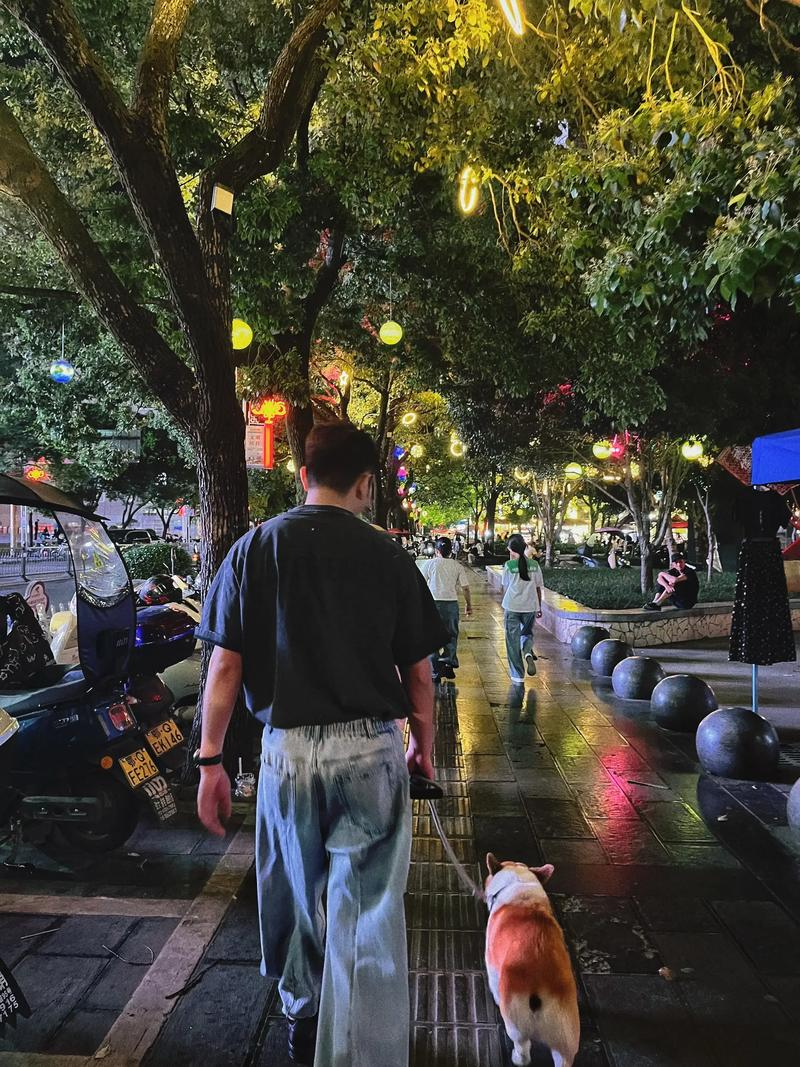
//> input picture assets/img.jpeg, 800 x 1067 px
$ ./main   (built with g++ and OpenCV 4)
//> lines starting //> are read from the running program, lines starting //| are printed output that depends on the picture
### 03_opencv_preprocess/preprocess.hpp
#pragma once

#include <opencv2/core.hpp>

#include <vector>

struct LetterboxInfo {
    int original_width = 0;
    int original_height = 0;
    int input_width = 0;
    int input_height = 0;
    int resized_width = 0;
    int resized_height = 0;
    int pad_left = 0;
    int pad_top = 0;
    int pad_right = 0;
    int pad_bottom = 0;
    float scale = 1.0F;
};

struct BatchPreprocessResult {
    std::vector<float> input_tensor;
    std::vector<LetterboxInfo> letterbox_infos;
    int batch_size = 0;
    int channels = 3;
    int height = 0;
    int width = 0;
};

cv::Mat letterbox_image(const cv::Mat& bgr_image, cv::Size input_size, LetterboxInfo& info);

BatchPreprocessResult preprocess_batch_to_nchw(const std::vector<cv::Mat>& bgr_images,
                                               cv::Size input_size);

cv::Rect2f map_box_to_original_image(const cv::Rect2f& box_in_letterbox,
                                     const LetterboxInfo& info);

### 03_opencv_preprocess/preprocess.cpp
#include "preprocess.hpp"

#include <opencv2/imgproc.hpp>

#include <algorithm>
#include <cmath>
#include <stdexcept>

namespace {

constexpr float kInv255 = 1.0F / 255.0F;
const cv::Scalar kLetterboxColor(114, 114, 114);

void append_nchw_rgb_float(const cv::Mat& letterboxed_bgr,
                           std::vector<float>& output,
                           int batch_index,
                           int batch_size) {
    if (letterboxed_bgr.empty() || letterboxed_bgr.channels() != 3) {
        throw std::runtime_error("append_nchw_rgb_float expects a non-empty 3-channel image.");
    }

    const int height = letterboxed_bgr.rows;
    const int width = letterboxed_bgr.cols;
    const int image_stride = 3 * height * width;
    const int batch_offset = batch_index * image_stride;

    (void)batch_size;

    for (int y = 0; y < height; ++y) {
        for (int x = 0; x < width; ++x) {
            const cv::Vec3b bgr = letterboxed_bgr.at<cv::Vec3b>(y, x);
            const int hw_index = y * width + x;

            output[batch_offset + 0 * height * width + hw_index] = bgr[2] * kInv255;
            output[batch_offset + 1 * height * width + hw_index] = bgr[1] * kInv255;
            output[batch_offset + 2 * height * width + hw_index] = bgr[0] * kInv255;
        }
    }
}

float clamp_float(float value, float low, float high) {
    return std::max(low, std::min(value, high));
}

}  // namespace

cv::Mat letterbox_image(const cv::Mat& bgr_image, cv::Size input_size, LetterboxInfo& info) {
    if (bgr_image.empty()) {
        throw std::runtime_error("letterbox_image received an empty image.");
    }
    if (bgr_image.channels() != 3) {
        throw std::runtime_error("letterbox_image expects a 3-channel BGR image.");
    }
    if (input_size.width <= 0 || input_size.height <= 0) {
        throw std::runtime_error("letterbox_image expects a positive target size.");
    }

    info.original_width = bgr_image.cols;
    info.original_height = bgr_image.rows;
    info.input_width = input_size.width;
    info.input_height = input_size.height;

    const float scale_w = static_cast<float>(input_size.width) / static_cast<float>(bgr_image.cols);
    const float scale_h = static_cast<float>(input_size.height) / static_cast<float>(bgr_image.rows);
    info.scale = std::min(scale_w, scale_h);

    info.resized_width = static_cast<int>(std::round(bgr_image.cols * info.scale));
    info.resized_height = static_cast<int>(std::round(bgr_image.rows * info.scale));
    info.resized_width = std::max(1, std::min(info.resized_width, input_size.width));
    info.resized_height = std::max(1, std::min(info.resized_height, input_size.height));

    const int pad_width = input_size.width - info.resized_width;
    const int pad_height = input_size.height - info.resized_height;
    info.pad_left = pad_width / 2;
    info.pad_top = pad_height / 2;
    info.pad_right = pad_width - info.pad_left;
    info.pad_bottom = pad_height - info.pad_top;

    cv::Mat resized;
    cv::resize(bgr_image, resized, cv::Size(info.resized_width, info.resized_height), 0, 0,
               cv::INTER_LINEAR);

    cv::Mat letterboxed(input_size, CV_8UC3, kLetterboxColor);
    const cv::Rect roi(info.pad_left, info.pad_top, info.resized_width, info.resized_height);
    resized.copyTo(letterboxed(roi));

    return letterboxed;
}

BatchPreprocessResult preprocess_batch_to_nchw(const std::vector<cv::Mat>& bgr_images,
                                               cv::Size input_size) {
    if (bgr_images.empty()) {
        throw std::runtime_error("preprocess_batch_to_nchw requires at least one image.");
    }

    BatchPreprocessResult result;
    result.batch_size = static_cast<int>(bgr_images.size());
    result.height = input_size.height;
    result.width = input_size.width;
    result.letterbox_infos.reserve(bgr_images.size());
    result.input_tensor.resize(static_cast<size_t>(result.batch_size) * result.channels *
                               result.height * result.width);

    for (int batch_index = 0; batch_index < result.batch_size; ++batch_index) {
        LetterboxInfo info;
        const cv::Mat letterboxed = letterbox_image(bgr_images[batch_index], input_size, info);
        result.letterbox_infos.push_back(info);
        append_nchw_rgb_float(letterboxed, result.input_tensor, batch_index, result.batch_size);
    }

    return result;
}

cv::Rect2f map_box_to_original_image(const cv::Rect2f& box_in_letterbox,
                                     const LetterboxInfo& info) {
    const float x1 = (box_in_letterbox.x - static_cast<float>(info.pad_left)) / info.scale;
    const float y1 = (box_in_letterbox.y - static_cast<float>(info.pad_top)) / info.scale;
    const float x2 = (box_in_letterbox.x + box_in_letterbox.width -
                      static_cast<float>(info.pad_left)) /
                     info.scale;
    const float y2 = (box_in_letterbox.y + box_in_letterbox.height -
                      static_cast<float>(info.pad_top)) /
                     info.scale;

    const float clamped_x1 = clamp_float(x1, 0.0F, static_cast<float>(info.original_width));
    const float clamped_y1 = clamp_float(y1, 0.0F, static_cast<float>(info.original_height));
    const float clamped_x2 = clamp_float(x2, 0.0F, static_cast<float>(info.original_width));
    const float clamped_y2 = clamp_float(y2, 0.0F, static_cast<float>(info.original_height));

    return cv::Rect2f(clamped_x1, clamped_y1, clamped_x2 - clamped_x1, clamped_y2 - clamped_y1);
}

### 03_opencv_preprocess/src/main.cpp
#include "preprocess.hpp"

#include <opencv2/imgcodecs.hpp>

#include <algorithm>
#include <charconv>
#include <filesystem>
#include <fstream>
#include <iomanip>
#include <iostream>
#include <stdexcept>
#include <string>
#include <string_view>
#include <system_error>
#include <vector>

namespace {

void print_usage(const char* executable_name) {
    std::cout << "Usage:\n"
              << "  " << executable_name
              << " [image_path] [input_width] [input_height] [output_dir]\n\n"
              << "Defaults:\n"
              << "  image_path: ../assets/img.jpeg\n"
              << "  input size: 640 x 640\n"
              << "  output_dir: outputs\n";
}

int parse_positive_int(std::string_view text, const char* name) {
    int value = 0;
    const char* begin = text.data();
    const char* end = text.data() + text.size();
    // from_chars avoids locale rules and exceptions, which keeps CLI parsing predictable.
    const auto [parsed_end, error] = std::from_chars(begin, end, value);

    if (text.empty() || error != std::errc() || parsed_end != end) {
        throw std::runtime_error(std::string(name) + " must be a positive integer, got: " +
                                 std::string(text));
    }
    if (value <= 0) {
        throw std::runtime_error(std::string(name) + " must be positive.");
    }
    return value;
}

void write_tensor_binary(const std::filesystem::path& path, const std::vector<float>& tensor) {
    std::ofstream output(path, std::ios::binary);
    if (!output) {
        throw std::runtime_error("Failed to open tensor binary for writing: " + path.string());
    }

    // Write raw float32 bytes exactly as a TensorRT input buffer would be laid out in memory.
    output.write(reinterpret_cast<const char*>(tensor.data()),
                 static_cast<std::streamsize>(tensor.size() * sizeof(float)));
    output.close();
    if (!output) {
        throw std::runtime_error("Failed to write tensor binary: " + path.string());
    }
}

void write_tensor_preview(const std::filesystem::path& path,
                          const BatchPreprocessResult& result,
                          size_t max_values) {
    std::ofstream output(path);
    if (!output) {
        throw std::runtime_error("Failed to open tensor preview for writing: " + path.string());
    }

    // The preview is intentionally text so learners can inspect layout without a debugger.
    output << "shape: [" << result.batch_size << ", " << result.channels << ", " << result.height
           << ", " << result.width << "]\n";
    output << "layout: NCHW\n";
    output << "dtype: float32\n";
    output << "color: RGB\n";
    output << "range: [0, 1]\n\n";

    const size_t value_count = std::min(max_values, result.input_tensor.size());
    output << std::fixed << std::setprecision(6);
    for (size_t i = 0; i < value_count; ++i) {
        output << i << ": " << result.input_tensor[i] << '\n';
    }

    output.close();
    if (!output) {
        throw std::runtime_error("Failed to write tensor preview: " + path.string());
    }
}

void print_letterbox_info(const LetterboxInfo& info) {
    std::cout << "Original image: " << info.original_width << " x " << info.original_height
              << '\n';
    std::cout << "Network input:  " << info.input_width << " x " << info.input_height << '\n';
    std::cout << "Resized image:  " << info.resized_width << " x " << info.resized_height
              << '\n';
    std::cout << "Scale:          " << info.scale << '\n';
    std::cout << "Padding:        left=" << info.pad_left << ", top=" << info.pad_top
              << ", right=" << info.pad_right << ", bottom=" << info.pad_bottom << '\n';
}

}  // namespace

int main(int argc, char* argv[]) {
    try {
        if (argc > 5) {
            print_usage(argv[0]);
            throw std::invalid_argument("Too many command-line arguments.");
        }
        if (argc > 1 && (std::string(argv[1]) == "-h" || std::string(argv[1]) == "--help")) {
            print_usage(argv[0]);
            return 0;
        }

        const std::string image_path = argc > 1 ? argv[1] : "../assets/img.jpeg";
        const int input_width = argc > 2 ? parse_positive_int(argv[2], "input_width") : 640;
        const int input_height = argc > 3 ? parse_positive_int(argv[3], "input_height") : 640;
        const std::filesystem::path output_dir = argc > 4 ? argv[4] : "outputs";

        const cv::Mat image = cv::imread(image_path, cv::IMREAD_COLOR);
//> image is the input picture: 1067 rows x 800 cols, CV_8UC3; mean B, G, R 54.5, 66.5, 68.5
        if (image.empty()) {
            std::cerr << "Failed to read image: " << image_path << '\n';
            return 1;
        }

        std::filesystem::create_directories(output_dir);

        // Save the letterboxed image separately so resize and padding can be checked visually.
        LetterboxInfo debug_info;
        const cv::Mat letterboxed = letterbox_image(image, cv::Size(input_width, input_height),
                                                    debug_info);
//> in letterbox_image, `info.input_width = input_size.width;`: info.input_width = 640
//> in letterbox_image, `const float scale_w = static_cast<float>(input_size.width) / static_ca..`: scale_w = 0.8
//> in letterbox_image, `const float scale_h = static_cast<float>(input_size.height) / static_c..`: scale_h = 0.6
//> in letterbox_image, `info.resized_width = static_cast<int>(std::round(bgr_image.cols * info..`: info.resized_width = 480
//> in letterbox_image, `info.resized_height = static_cast<int>(std::round(bgr_image.rows * inf..`: info.resized_height = 640
//> in letterbox_image, `const int pad_width = input_size.width - info.resized_width;`: pad_width = 160
//> in letterbox_image, `const int pad_height = input_size.height - info.resized_height;`: pad_height = 0
//> in letterbox_image, `info.pad_left = pad_width / 2;`: info.pad_left = 80
//> in letterbox_image, `info.pad_top = pad_height / 2;`: info.pad_top = 0
//> in letterbox_image, `info.pad_right = pad_width - info.pad_left;`: info.pad_right = 80
//> in letterbox_image, `info.pad_bottom = pad_height - info.pad_top;`: info.pad_bottom = 0
//> in letterbox_image, `cv::resize(bgr_image, resized, cv::Size(info.resized_width, info.resiz..`:
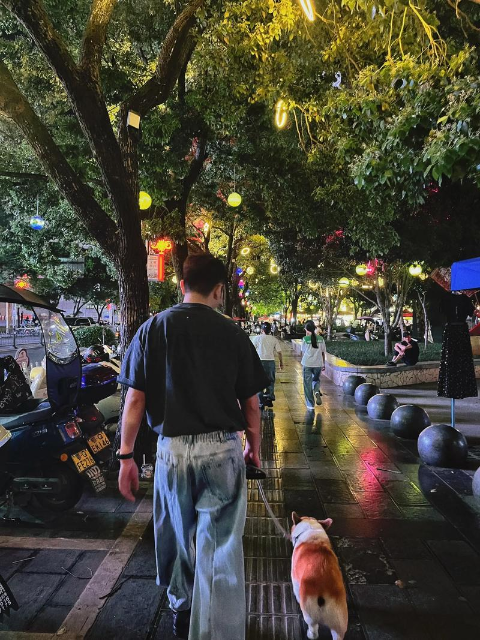
//> resized: 640 rows x 480 cols, CV_8UC3; mean B, G, R 54.4, 66.4, 68.4
//> in letterbox_image, `cv::Mat letterboxed(input_size, CV_8UC3, kLetterboxColor);`: letterboxed: 640 rows x 640 cols, CV_8UC3; every value is 114
//> in letterbox_image, `const cv::Rect roi(info.pad_left, info.pad_top, info.resized_width, in..`: roi = Rect(80, 0, 480, 640)
//> in letterbox_image, `resized.copyTo(letterboxed(roi));`:
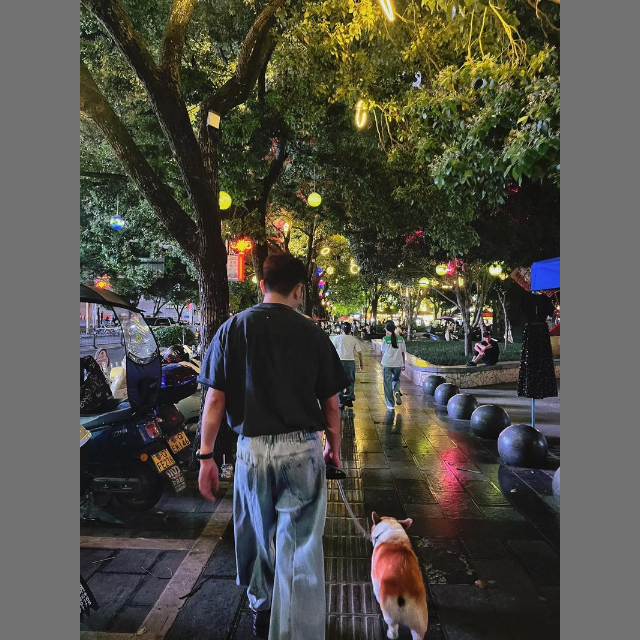
//> letterboxed: 640 rows x 640 cols, CV_8UC3; mean B, G, R 69.3, 78.3, 79.8
        const std::filesystem::path debug_image_path = output_dir / "letterbox_debug.jpg";
        if (!cv::imwrite(debug_image_path.string(), letterboxed)) {
            throw std::runtime_error("Failed to write debug image: " + debug_image_path.string());
        }

        // Run the complete preprocessing path used for inference inputs.
        const BatchPreprocessResult result =
            preprocess_batch_to_nchw(std::vector<cv::Mat>{image}, cv::Size(input_width, input_height));
//> in preprocess_batch_to_nchw, `result.batch_size = static_cast<int>(bgr_images.size());`: result.batch_size = 1
//> in preprocess_batch_to_nchw, `result.input_tensor.resize(static_cast<size_t>(result.batch_size) * re..`: result.input_tensor = 1228800 items
//> the loop in preprocess_batch_to_nchw, `for (int batch_index = 0; batch_index < result.batch_size; ++batch_ind..` made 1 pass
//> (info.input_width in letterbox_image, info.input_height in letterbox_image, scale_w in letterbox_image, scale_h in letterbox_image, info.scale in letterbox_image, info.resized_width in letterbox_image, info.resized_height in letterbox_image, pad_width in letterbox_image) on pass 1: (640, 640, 0.8, 0.6, 0.6, 480, 640, 160)
        const std::filesystem::path tensor_bin_path = output_dir / "input_tensor_nchw_float32.bin";
        const std::filesystem::path tensor_preview_path = output_dir / "input_tensor_preview.txt";
        write_tensor_binary(tensor_bin_path, result.input_tensor);
        write_tensor_preview(tensor_preview_path, result, 96);
//> in write_tensor_preview, `const size_t value_count = std::min(max_values, result.input_tensor.si..`: value_count = 96
//> the loop in write_tensor_preview, `for (size_t i = 0; i < value_count; ++i)` made 96 passes

        const LetterboxInfo& info = result.letterbox_infos.front();
        print_letterbox_info(info);
//| Original image: 800 x 1067
//| Network input:  640 x 640
//| Resized image:  480 x 640
//| Scale:          0.599813
//| Padding:        left=80, top=0, right=80, bottom=0

        std::cout << "Tensor shape:   [" << result.batch_size << ", " << result.channels << ", "
                  << result.height << ", " << result.width << "]\n";
//| Tensor shape:   [1, 3, 640, 640]
        std::cout << "Tensor values:  " << result.input_tensor.size() << " float32 values, "
                  << result.input_tensor.size() * sizeof(float) << " bytes\n";
//| Tensor values:  1228800 float32 values, 4915200 bytes
        std::cout << "Debug image:    " << debug_image_path.string() << '\n';
        std::cout << "Tensor binary:  " << tensor_bin_path.string() << '\n';
        std::cout << "Tensor preview: " << tensor_preview_path.string() << '\n';

        // A proportional sample box remains inside any valid input shape and demonstrates how
        // model outputs are recovered after letterbox.
        const cv::Rect2f sample_box(0.25F * static_cast<float>(input_width),
                                    0.25F * static_cast<float>(input_height),
                                    0.50F * static_cast<float>(input_width),
                                    0.50F * static_cast<float>(input_height));
        const cv::Rect2f original_box = map_box_to_original_image(sample_box, info);
//> in map_box_to_original_image, `const float x1 = (box_in_letterbox.x - static_cast<float>(info.pad_lef..`: x1 = 133.4
//> in map_box_to_original_image, `const float y1 = (box_in_letterbox.y - static_cast<float>(info.pad_top..`: y1 = 266.8
//> in map_box_to_original_image, `const float x2 = (box_in_letterbox.x + box_in_letterbox.width - static..`: x2 = 666.9
//> in map_box_to_original_image, `const float y2 = (box_in_letterbox.y + box_in_letterbox.height - stati..`: y2 = 800.2
//> in map_box_to_original_image, `const float clamped_x1 = clamp_float(x1, 0.0F, static_cast<float>(info..`: clamped_x1 = 133.4
//> in map_box_to_original_image, `const float clamped_y1 = clamp_float(y1, 0.0F, static_cast<float>(info..`: clamped_y1 = 266.8
//> in map_box_to_original_image, `const float clamped_x2 = clamp_float(x2, 0.0F, static_cast<float>(info..`: clamped_x2 = 666.9
//> in map_box_to_original_image, `const float clamped_y2 = clamp_float(y2, 0.0F, static_cast<float>(info..`: clamped_y2 = 800.2
//> original_box = Rect(133.4, 266.8, 533.5, 533.5)
        std::cout << "Sample box in network input: x=" << sample_box.x << ", y=" << sample_box.y
                  << ", w=" << sample_box.width << ", h=" << sample_box.height << '\n';
        std::cout << "Mapped back to original:     x=" << original_box.x << ", y="
                  << original_box.y << ", w=" << original_box.width
                  << ", h=" << original_box.height << '\n';
//| Mapped back to original:     x=133.375, y=266.75, w=533.5, h=533.5

        return 0;
//> (the program exits here)
